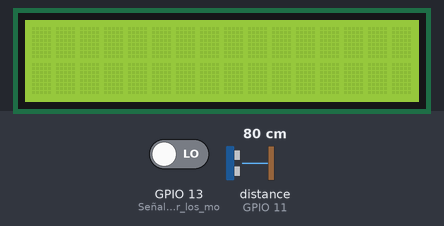
This sketch was run on a simulated ESP8266 (NodeMCU). On the bench: 16×2 character LCD. Inputs (shaded band) come from the test bench; at power-on: GPIO 13 (Señal_para_activar_los_mo) LOW, distance to the obstacle (sensor on GPIO 11) 80 cm. The echo pulse lasts 58.3 µs per cm.

Above: at 1.2 s.
1.3 s: GPIO 13 (Señal_para_activar_los_mo) driven HIGH
At 2.5 s:
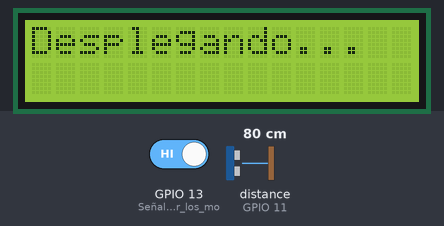
2.9 s: GPIO 13 (Señal_para_activar_los_mo) driven LOW
At 4.3 s:
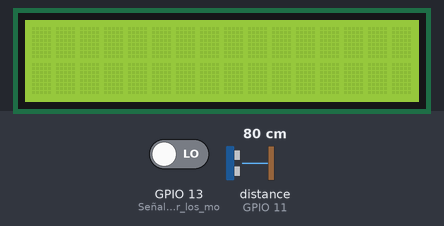
10.4 s: GPIO 13 (Señal_para_activar_los_mo) driven HIGH
At 10.8 s:
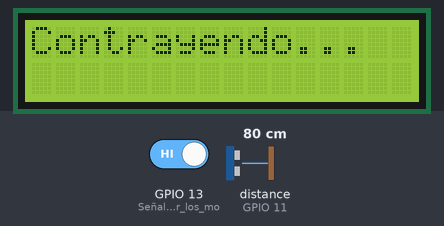
11.9 s: GPIO 13 (Señal_para_activar_los_mo) driven LOW
At 12.3 s:
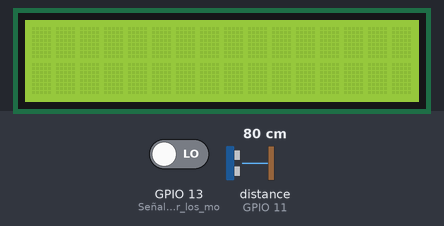
Timing chart, 0 to 14.9 s (numbered marks = the images above; inputs shaded):
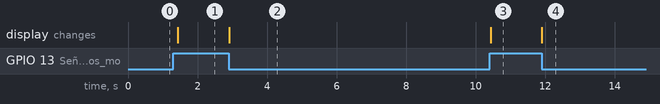

Measured:
- after the input at 1.3 s, the display: changes after 0.12 s (image 1)
- after the input at 2.9 s, the display: changes at once (image 2)
- after the input at 10.4 s, the display: changes at once (image 3)
- after the input at 11.9 s, the display: changes at once (image 4)

The sketch:

main.ino
```cpp
#include <Motor.h>
#include <Wire.h>
#include <LiquidCrystal_I2C.h>
#include <NewPing.h>
#include <ESP8266.h>
#include <wifiSimp.h>
#include <SoftwareSerial.h>

#define TRIGGER_PIN 12
#define ECHO_PIN 11
#define MAX_DISTANCE 400

//Instancias a utilizar
Motor Motores(2,3,200);
LiquidCrystal_I2C lcd(0x3F,16,2);
NewPing sonar(TRIGGER_PIN, ECHO_PIN, MAX_DISTANCE);


//Char para internet
const char* SSID = "myssid";
const char* PASSWORD = "mypasword";

SoftwareSerial softSerial(2, 3); // RX, TX
ESP8266 wifi(softSerial);

wifiSimp server;

//Variable PROVISIONAL para el código
bool controlM = 0;

int llenadoTan(int distancia){
  int alturaTan = 250; //Medición en centimetros
  int diametro = 10;
  int vTotal = (3.1416/4*diametro*diametro)*alturaTan;
  int vReal = (3.1416/4*diametro*diametro)*(alturaTan-distancia);
  return vReal/vTotal*100;
}

void setup() {
  //Inicialización y conf de la pantalla
  lcd.init();
  lcd.backlight();
  lcd.setCursor(0,0);
  lcd.clear();

  pinMode(13,INPUT); //Señal para activar los motores (PROVISIONAL)

}

void loop() {
  String EdoMot;
//Activación de motores
  if(controlM == 0 and digitalRead(13) == 1){
    lcd.clear();
    lcd.setCursor(0,0);
    lcd.print("Desplegando...");
    controlM = 1;
    Motores.desplegar(250);
    while(digitalRead(13) == 1);
    lcd.clear();
  }

  else if(controlM == 1 and digitalRead(13) == 1){
    lcd.clear();
    lcd.setCursor(0,0);
    lcd.print("Contrayendo...");
    controlM = 0;
    Motores.contraer(250);
    while(digitalRead(13) == 1);
    lcd.clear();
  }

//Lectura del llenado del tanque
  int us = sonar.ping_median();
  lcd.setCursor(0,0);
  lcd.print("Llenado: ");
  String porTan = String(llenadoTan(us/US_ROUNDTRIP_CM));
  lcd.print(porTan);
  lcd.clear();
}
```

ESP8266.h
```cpp
// (licence header left out)
#ifndef __ESP8266_H__
#define __ESP8266_H__

#include "Arduino.h"


#define ESP8266_USE_SOFTWARE_SERIAL


#ifdef ESP8266_USE_SOFTWARE_SERIAL
#include "SoftwareSerial.h"
#endif


/**
 * Provide an easy-to-use way to manipulate ESP8266.
 */
class ESP8266 {
 public:

#ifdef ESP8266_USE_SOFTWARE_SERIAL
    /*
     * Constuctor.
     *
     * @param uart - an reference of SoftwareSerial object.
     * @param baud - the buad rate to communicate with ESP8266(default:9600).
     *
     * @warning parameter baud depends on the AT firmware. 9600 is an common value.
     */
    ESP8266(SoftwareSerial &uart, uint32_t baud = 9600);
#else /* HardwareSerial */
    /*
     * Constuctor.
     *
     * @param uart - an reference of HardwareSerial object.
     * @param baud - the buad rate to communicate with ESP8266(default:9600).
     *
     * @warning parameter baud depends on the AT firmware. 9600 is an common value.
     */
    ESP8266(HardwareSerial &uart, uint32_t baud = 9600);
#endif


    /**
     * Verify ESP8266 whether live or not.
     *
     * Actually, this method will send command "AT" to ESP8266 and waiting for "OK".
     *
     * @retval true - alive.
     * @retval false - dead.
     */
    bool kick(void);

    /**
     * Restart ESP8266 by "AT+RST".
     *
     * This method will take 3 seconds or more.
     *
     * @retval true - success.
     * @retval false - failure.
     */
    bool restart(void);

    /**
     * Get the version of AT Command Set.
     *
     * @return the string of version.
     */
    String getVersion(void);

    /**
     * Set operation mode to staion.
     *
     * @retval true - success.
     * @retval false - failure.
     */
    bool setOprToStation(void);

    /**
     * Set operation mode to softap.
     *
     * @retval true - success.
     * @retval false - failure.
     */
    bool setOprToSoftAP(void);

    /**
     * Set operation mode to station + softap.
     *
     * @retval true - success.
     * @retval false - failure.
     */
    bool setOprToStationSoftAP(void);

    /**
     * Search available AP list and return it.
     *
     * @return the list of available APs.
     * @note This method will occupy a lot of memeory(hundreds of Bytes to a couple of KBytes).
     *  Do not call this method unless you must and ensure that your board has enough memery left.
     */
    String getAPList(void);

    /**
     * Join in AP.
     *
     * @param ssid - SSID of AP to join in.
     * @param pwd - Password of AP to join in.
     * @retval true - success.
     * @retval false - failure.
     * @note This method will take a couple of seconds.
     */
    bool joinAP(String ssid, String pwd);


    /**
     * Enable DHCP for client mode.
     *
     * @param mode - server mode (0=soft AP, 1=station, 2=both
     * @param enabled - true if dhcp should be enabled, otherwise false
     *
     * @note This method will enable DHCP but only for client mode!
     */
    bool enableClientDHCP(uint8_t mode, boolean enabled);

    /**
     * Leave AP joined before.
     *
     * @retval true - success.
     * @retval false - failure.
     */
    bool leaveAP(void);

    /**
     * Set SoftAP parameters.
     *
     * @param ssid - SSID of SoftAP.
     * @param pwd - PASSWORD of SoftAP.
     * @param chl - the channel (1 - 13, default: 7).
     * @param ecn - the way of encrypstion (0 - OPEN, 1 - WEP,
     *  2 - WPA_PSK, 3 - WPA2_PSK, 4 - WPA_WPA2_PSK, default: 4).
     * @note This method should not be called when station mode.
     */
    bool setSoftAPParam(String ssid, String pwd, uint8_t chl = 7, uint8_t ecn = 4);

    /**
     * Get the IP list of devices connected to SoftAP.
     *
     * @return the list of IP.
     * @note This method should not be called when station mode.
     */
    String getJoinedDeviceIP(void);

    /**
     * Get the current status of connection(UDP and TCP).
     *
     * @return the status.
     */
    String getIPStatus(void);

    /**
     * Get the IP address of ESP8266.
     *
     * @return the IP list.
     */
    String getLocalIP(void);

    /**
     * Enable IP MUX(multiple connection mode).
     *
     * In multiple connection mode, a couple of TCP and UDP communication can be builded.
     * They can be distinguished by the identifier of TCP or UDP named mux_id.
     *
     * @retval true - success.
     * @retval false - failure.
     */
    bool enableMUX(void);

    /**
     * Disable IP MUX(single connection mode).
     *
     * In single connection mode, only one TCP or UDP communication can be builded.
     *
     * @retval true - success.
     * @retval false - failure.
     */
    bool disableMUX(void);


    /**
     * Create TCP connection in single mode.
     *
     * @param addr - the IP or domain name of the target host.
     * @param port - the port number of the target host.
     * @retval true - success.
     * @retval false - failure.
     */
    bool createTCP(String addr, uint32_t port);

    /**
     * Release TCP connection in single mode.
     *
     * @retval true - success.
     * @retval false - failure.
     */
    bool releaseTCP(void);

    /**
     * Register UDP port number in single mode.
     *
     * @param addr - the IP or domain name of the target host.
     * @param port - the port number of the target host.
     * @retval true - success.
     * @retval false - failure.
     */
    bool registerUDP(String addr, uint32_t port);

    /**
     * Unregister UDP port number in single mode.
     *
     * @retval true - success.
     * @retval false - failure.
     */
    bool unregisterUDP(void);

    /**
     * Create TCP connection in multiple mode.
     *
     * @param mux_id - the identifier of this TCP(available value: 0 - 4).
     * @param addr - the IP or domain name of the target host.
     * @param port - the port number of the target host.
     * @retval true - success.
     * @retval false - failure.
     */
    bool createTCP(uint8_t mux_id, String addr, uint32_t port);

    /**
     * Release TCP connection in multiple mode.
     *
     * @param mux_id - the identifier of this TCP(available value: 0 - 4).
     * @retval true - success.
     * @retval false - failure.
     */
    bool releaseTCP(uint8_t mux_id);

    /**
     * Register UDP port number in multiple mode.
     *
     * @param mux_id - the identifier of this TCP(available value: 0 - 4).
     * @param addr - the IP or domain name of the target host.
     * @param port - the port number of the target host.
     * @retval true - success.
     * @retval false - failure.
     */
    bool registerUDP(uint8_t mux_id, String addr, uint32_t port);

    /**
     * Unregister UDP port number in multiple mode.
     *
     * @param mux_id - the identifier of this TCP(available value: 0 - 4).
     * @retval true - success.
     * @retval false - failure.
     */
    bool unregisterUDP(uint8_t mux_id);


    /**
     * Set the timeout of TCP Server.
     *
     * @param timeout - the duration for timeout by second(0 ~ 28800, default:180).
     * @retval true - success.
     * @retval false - failure.
     */
    bool setTCPServerTimeout(uint32_t timeout = 180);

    /**
     * Start TCP Server(Only in multiple mode).
     *
     * After started, user should call method: getIPStatus to know the status of TCP connections.
     * The methods of receiving data can be called for user's any purpose. After communication,
     * release the TCP connection is needed by calling method: releaseTCP with mux_id.
     *
     * @param port - the port number to listen(default: 333).
     * @retval true - success.
     * @retval false - failure.
     *
     * @see String getIPStatus(void);
     * @see uint32_t recv(uint8_t *coming_mux_id, uint8_t *buffer, uint32_t len, uint32_t timeout);
     * @see bool releaseTCP(uint8_t mux_id);
     */
    bool startTCPServer(uint32_t port = 333);

    /**
     * Stop TCP Server(Only in multiple mode).
     *
     * @retval true - success.
     * @retval false - failure.
     */
    bool stopTCPServer(void);

    /**
     * Start Server(Only in multiple mode).
     *
     * @param port - the port number to listen(default: 333).
     * @retval true - success.
     * @retval false - failure.
     *
     * @see String getIPStatus(void);
     * @see uint32_t recv(uint8_t *coming_mux_id, uint8_t *buffer, uint32_t len, uint32_t timeout);
     */
    bool startServer(uint32_t port = 333);

    /**
     * Stop Server(Only in multiple mode).
     *
     * @retval true - success.
     * @retval false - failure.
     */
    bool stopServer(void);

    /**
     * Send data based on TCP or UDP builded already in single mode.
     *
     * @param buffer - the buffer of data to send.
     * @param len - the length of data to send.
     * @retval true - success.
     * @retval false - failure.
     */
    bool send(const uint8_t *buffer, uint32_t len);

    /**
     * Send data based on one of TCP or UDP builded already in multiple mode.
     *
     * @param mux_id - the identifier of this TCP(available value: 0 - 4).
     * @param buffer - the buffer of data to send.
     * @param len - the length of data to send.
     * @retval true - success.
     * @retval false - failure.
     */
    bool send(uint8_t mux_id, const uint8_t *buffer, uint32_t len);

    /**
     * Receive data from TCP or UDP builded already in single mode.
     *
     * @param buffer - the buffer for storing data.
     * @param buffer_size - the length of the buffer.
     * @param timeout - the time waiting data.
     * @return the length of data received actually.
     */
    uint32_t recv(uint8_t *buffer, uint32_t buffer_size, uint32_t timeout = 1000);

    /**
     * Receive data from one of TCP or UDP builded already in multiple mode.
     *
     * @param mux_id - the identifier of this TCP(available value: 0 - 4).
     * @param buffer - the buffer for storing data.
     * @param buffer_size - the length of the buffer.
     * @param timeout - the time waiting data.
     * @return the length of data received actually.
     */
    uint32_t recv(uint8_t mux_id, uint8_t *buffer, uint32_t buffer_size, uint32_t timeout = 1000);

    /**
     * Receive data from all of TCP or UDP builded already in multiple mode.
     *
     * After return, coming_mux_id store the id of TCP or UDP from which data coming.
     * User should read the value of coming_mux_id and decide what next to do.
     *
     * @param coming_mux_id - the identifier of TCP or UDP.
     * @param buffer - the buffer for storing data.
     * @param buffer_size - the length of the buffer.
     * @param timeout - the time waiting data.
     * @return the length of data received actually.
     */
    uint32_t recv(uint8_t *coming_mux_id, uint8_t *buffer, uint32_t buffer_size, uint32_t timeout = 1000);

 private:

    /*
     * Empty the buffer or UART RX.
     */
    void rx_empty(void);

    /*
     * Recvive data from uart. Return all received data if target found or timeout.
     */
    String recvString(String target, uint32_t timeout = 1000);

    /*
     * Recvive data from uart. Return all received data if one of target1 and target2 found or timeout.
     */
    String recvString(String target1, String target2, uint32_t timeout = 1000);

    /*
     * Recvive data from uart. Return all received data if one of target1, target2 and target3 found or timeout.
     */
    String recvString(String target1, String target2, String target3, uint32_t timeout = 1000);

    /*
     * Recvive data from uart and search first target. Return true if target found, false for timeout.
     */
    bool recvFind(String target, uint32_t timeout = 1000);

    /*
     * Recvive data from uart and search first target and cut out the substring between begin and end(excluding begin and end self).
     * Return true if target found, false for timeout.
     */
    bool recvFindAndFilter(String target, String begin, String end, String &data, uint32_t timeout = 1000);

    /*
     * Receive a package from uart.
     *
     * @param buffer - the buffer storing data.
     * @param buffer_size - guess what!
     * @param data_len - the length of data actually received(maybe more than buffer_size, the remained data will be abandoned).
     * @param timeout - the duration waitting data comming.
     * @param coming_mux_id - in single connection mode, should be NULL and not NULL in multiple.
     */
    uint32_t recvPkg(uint8_t *buffer, uint32_t buffer_size, uint32_t *data_len, uint32_t timeout, uint8_t *coming_mux_id);


    bool eAT(void);
    bool eATRST(void);
    bool eATGMR(String &version);

    bool qATCWMODE(uint8_t *mode);
    bool sATCWMODE(uint8_t mode);
    bool sATCWJAP(String ssid, String pwd);
    bool sATCWDHCP(uint8_t mode, boolean enabled);
    bool eATCWLAP(String &list);
    bool eATCWQAP(void);
    bool sATCWSAP(String ssid, String pwd, uint8_t chl, uint8_t ecn);
    bool eATCWLIF(String &list);

    bool eATCIPSTATUS(String &list);
    bool sATCIPSTARTSingle(String type, String addr, uint32_t port);
    bool sATCIPSTARTMultiple(uint8_t mux_id, String type, String addr, uint32_t port);
    bool sATCIPSENDSingle(const uint8_t *buffer, uint32_t len);
    bool sATCIPSENDMultiple(uint8_t mux_id, const uint8_t *buffer, uint32_t len);
    bool sATCIPCLOSEMulitple(uint8_t mux_id);
    bool eATCIPCLOSESingle(void);
    bool eATCIFSR(String &list);
    bool sATCIPMUX(uint8_t mode);
    bool sATCIPSERVER(uint8_t mode, uint32_t port = 333);
    bool sATCIPSTO(uint32_t timeout);

    /*
     * +IPD,len:data
     * +IPD,id,len:data
     */

#ifdef ESP8266_USE_SOFTWARE_SERIAL
    SoftwareSerial *m_puart; /* The UART to communicate with ESP8266 */
#else
    HardwareSerial *m_puart; /* The UART to communicate with ESP8266 */
#endif
};

#endif /* #ifndef __ESP8266_H__ */
```

Motor.h
```cpp
#ifndef Motor_h
#define Motor_h

#include "Arduino.h"

class Motor{
    public:
        Motor(short dirPin,short stepPin,short steps);
        void desplegar(int speed);
        void contraer(int speed);
        short m_dirPin;
        short m_stepPin;
        short m_steps;
};
#endif
```

wifiSimp.h
```cpp
#ifndef wifiSimp_h
#define wifiSimp_h

#include "Arduino.h"
#include "ESP8266.h"

class wifiSimp{
    public:
        wifiSimp(void){;}
        void init(ESP8266 wifi,char* SSID,char* PASSWORD);
        //void wifiWrite(char* A);
        void sendServer(ESP8266 wifi);
};
#endif
```
